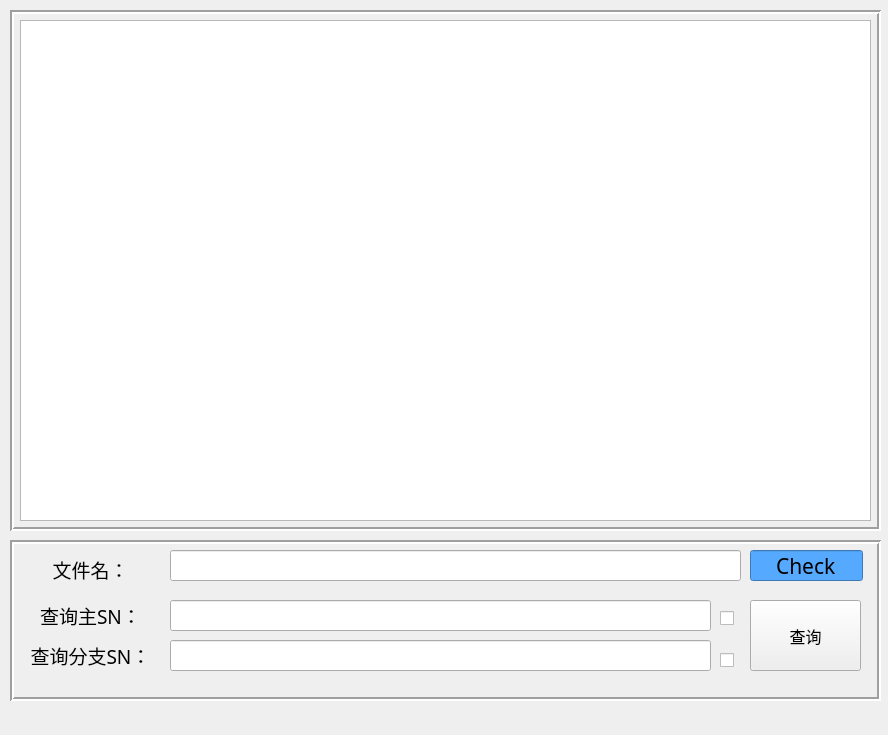
<?xml version="1.0" encoding="UTF-8"?>
<ui version="4.0">
 <class>Form</class>
 <widget class="QWidget" name="Form">
  <property name="geometry">
   <rect>
    <x>0</x>
    <y>0</y>
    <width>888</width>
    <height>735</height>
   </rect>
  </property>
  <property name="windowTitle">
   <string>Form</string>
  </property>
  <widget class="QFrame" name="frame_11">
   <property name="geometry">
    <rect>
     <x>10</x>
     <y>10</y>
     <width>871</width>
     <height>521</height>
    </rect>
   </property>
   <property name="frameShape">
    <enum>QFrame::Box</enum>
   </property>
   <property name="frameShadow">
    <enum>QFrame::Sunken</enum>
   </property>
   <property name="lineWidth">
    <number>2</number>
   </property>
   <widget class="QTextEdit" name="textEdit_data_show">
    <property name="geometry">
     <rect>
      <x>10</x>
      <y>10</y>
      <width>851</width>
      <height>501</height>
     </rect>
    </property>
    <property name="lineWrapMode">
     <enum>QTextEdit::NoWrap</enum>
    </property>
   </widget>
  </widget>
  <widget class="QFrame" name="frame_12">
   <property name="geometry">
    <rect>
     <x>10</x>
     <y>540</y>
     <width>871</width>
     <height>161</height>
    </rect>
   </property>
   <property name="frameShape">
    <enum>QFrame::Box</enum>
   </property>
   <property name="frameShadow">
    <enum>QFrame::Sunken</enum>
   </property>
   <property name="lineWidth">
    <number>2</number>
   </property>
   <widget class="QLabel" name="label">
    <property name="geometry">
     <rect>
      <x>10</x>
      <y>14</y>
      <width>141</width>
      <height>31</height>
     </rect>
    </property>
    <property name="font">
     <font>
      <family>黑体</family>
      <pointsize>14</pointsize>
     </font>
    </property>
    <property name="text">
     <string>文件名：</string>
    </property>
    <property name="alignment">
     <set>Qt::AlignCenter</set>
    </property>
   </widget>
   <widget class="QLineEdit" name="lineEdit_fileSN">
    <property name="geometry">
     <rect>
      <x>160</x>
      <y>60</y>
      <width>541</width>
      <height>31</height>
     </rect>
    </property>
    <property name="font">
     <font>
      <family>黑体</family>
      <pointsize>12</pointsize>
     </font>
    </property>
   </widget>
   <widget class="QLineEdit" name="lineEdit_check">
    <property name="geometry">
     <rect>
      <x>740</x>
      <y>10</y>
      <width>113</width>
      <height>31</height>
     </rect>
    </property>
    <property name="font">
     <font>
      <family>黑体</family>
      <pointsize>16</pointsize>
     </font>
    </property>
    <property name="styleSheet">
     <string notr="true">background-color: rgb(85, 170, 255);</string>
    </property>
    <property name="text">
     <string>Check</string>
    </property>
    <property name="alignment">
     <set>Qt::AlignCenter</set>
    </property>
   </widget>
   <widget class="QLineEdit" name="lineEdit_fileName">
    <property name="geometry">
     <rect>
      <x>160</x>
      <y>10</y>
      <width>571</width>
      <height>31</height>
     </rect>
    </property>
    <property name="font">
     <font>
      <family>黑体</family>
      <pointsize>12</pointsize>
     </font>
    </property>
   </widget>
   <widget class="QLabel" name="label_2">
    <property name="geometry">
     <rect>
      <x>10</x>
      <y>60</y>
      <width>141</width>
      <height>31</height>
     </rect>
    </property>
    <property name="font">
     <font>
      <family>黑体</family>
      <pointsize>14</pointsize>
     </font>
    </property>
    <property name="text">
     <string>查询主SN：</string>
    </property>
    <property name="alignment">
     <set>Qt::AlignCenter</set>
    </property>
   </widget>
   <widget class="QPushButton" name="pushButton_check">
    <property name="geometry">
     <rect>
      <x>740</x>
      <y>60</y>
      <width>111</width>
      <height>71</height>
     </rect>
    </property>
    <property name="font">
     <font>
      <family>黑体</family>
      <pointsize>12</pointsize>
     </font>
    </property>
    <property name="text">
     <string>查询</string>
    </property>
    <property name="shortcut">
     <string>Return</string>
    </property>
   </widget>
   <widget class="QLabel" name="label_3">
    <property name="geometry">
     <rect>
      <x>10</x>
      <y>100</y>
      <width>141</width>
      <height>31</height>
     </rect>
    </property>
    <property name="font">
     <font>
      <family>黑体</family>
      <pointsize>14</pointsize>
     </font>
    </property>
    <property name="text">
     <string>查询分支SN：</string>
    </property>
    <property name="alignment">
     <set>Qt::AlignCenter</set>
    </property>
   </widget>
   <widget class="QLineEdit" name="lineEdit_fileSN_2">
    <property name="geometry">
     <rect>
      <x>160</x>
      <y>100</y>
      <width>541</width>
      <height>31</height>
     </rect>
    </property>
    <property name="font">
     <font>
      <family>黑体</family>
      <pointsize>12</pointsize>
     </font>
    </property>
   </widget>
   <widget class="QCheckBox" name="checkBox_main">
    <property name="geometry">
     <rect>
      <x>710</x>
      <y>68</y>
      <width>16</width>
      <height>21</height>
     </rect>
    </property>
    <property name="baseSize">
     <size>
      <width>0</width>
      <height>0</height>
     </size>
    </property>
    <property name="font">
     <font>
      <family>AcadEref</family>
      <pointsize>9</pointsize>
     </font>
    </property>
    <property name="mouseTracking">
     <bool>true</bool>
    </property>
    <property name="text">
     <string/>
    </property>
    <property name="tristate">
     <bool>false</bool>
    </property>
   </widget>
   <widget class="QCheckBox" name="checkBox_branch">
    <property name="geometry">
     <rect>
      <x>710</x>
      <y>110</y>
      <width>16</width>
      <height>21</height>
     </rect>
    </property>
    <property name="baseSize">
     <size>
      <width>0</width>
      <height>0</height>
     </size>
    </property>
    <property name="font">
     <font>
      <family>AcadEref</family>
      <pointsize>9</pointsize>
     </font>
    </property>
    <property name="mouseTracking">
     <bool>true</bool>
    </property>
    <property name="text">
     <string/>
    </property>
    <property name="tristate">
     <bool>false</bool>
    </property>
   </widget>
  </widget>
 </widget>
 <resources/>
 <connections/>
</ui>
